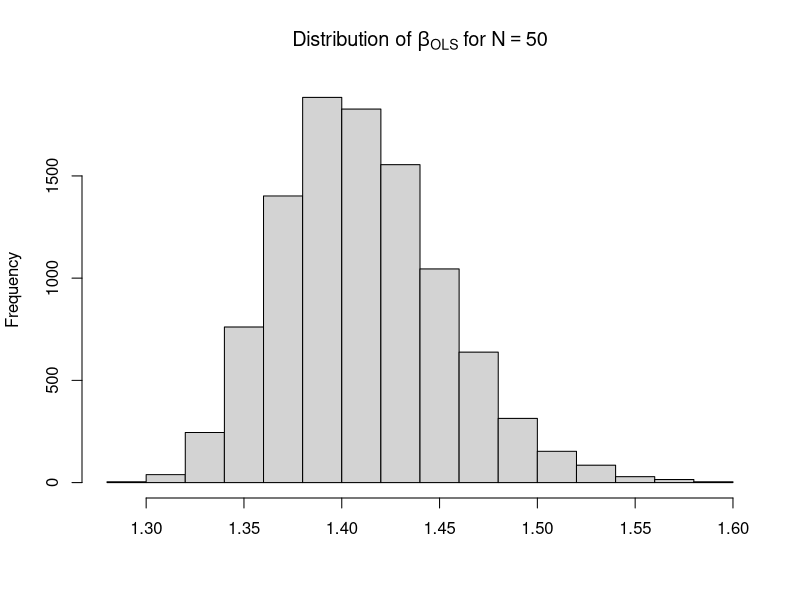
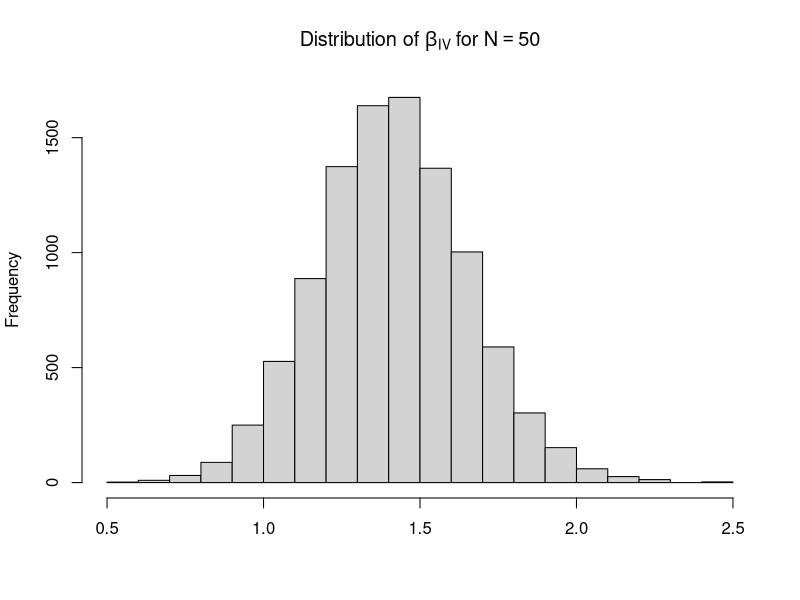
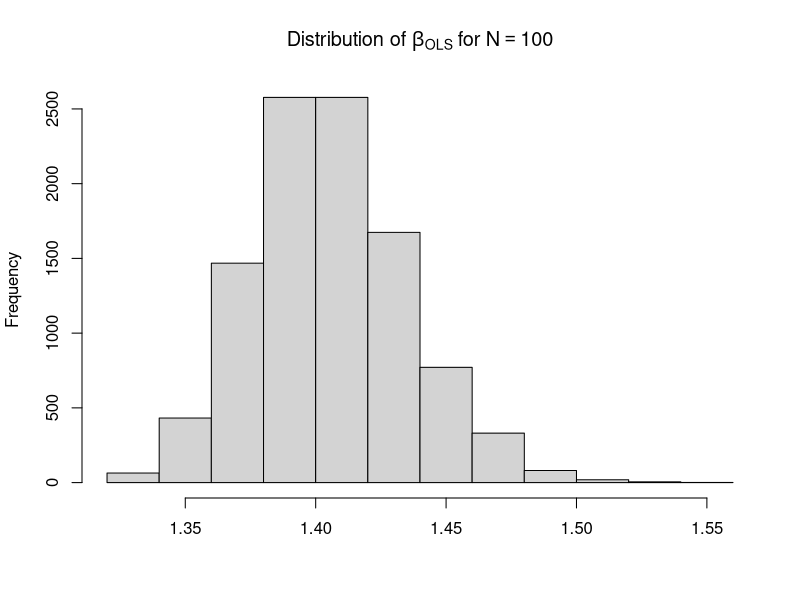
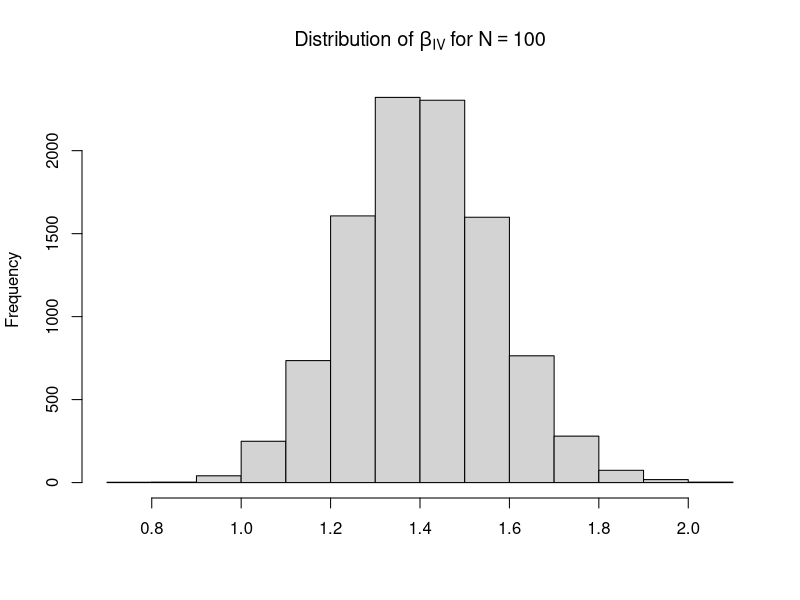
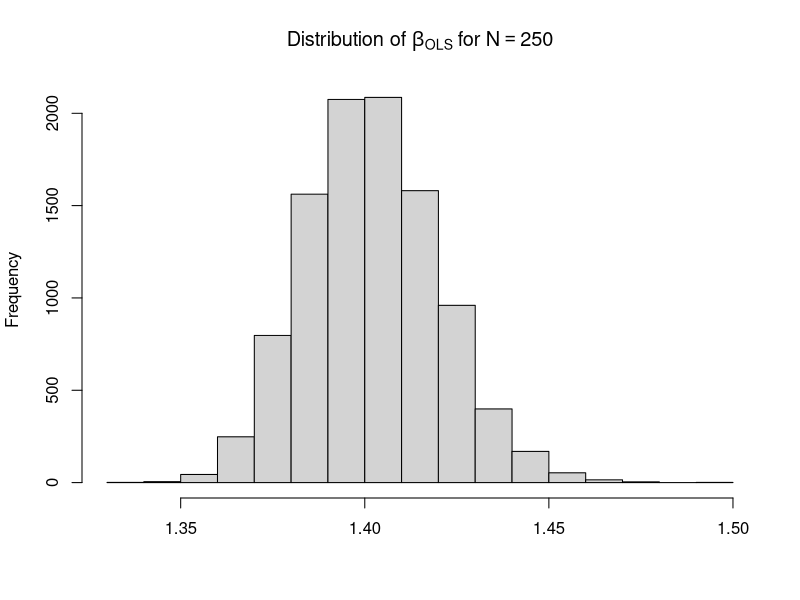
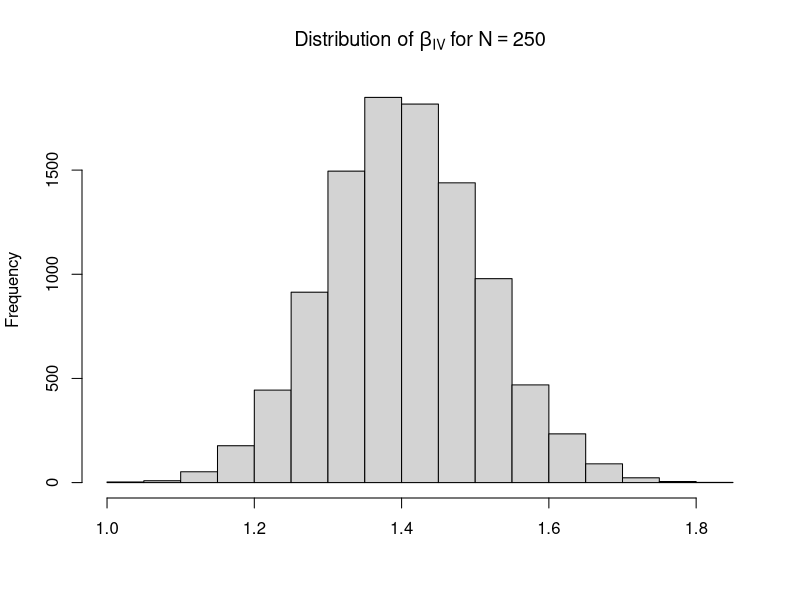
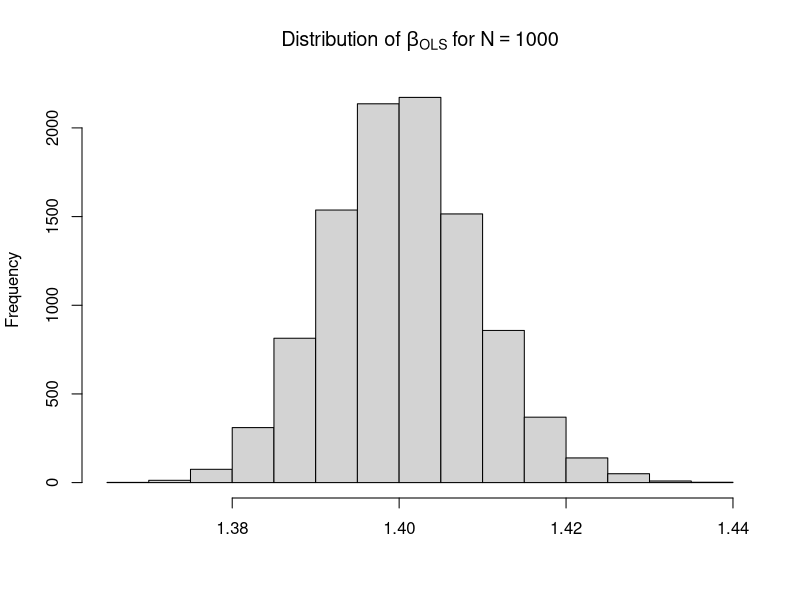
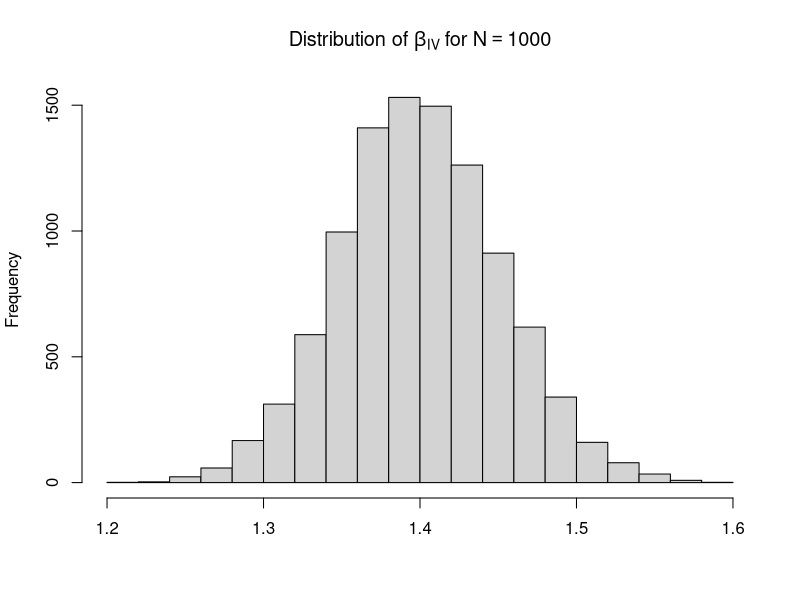

Write R code to recreate these figures, in order.
#	Clear environment.
rm(list = ls())

#	Set seed.
set.seed(231)


correlate <- function(y, rho) {
	x <- rnorm(length(y))
	y.perp <- residuals(lm(x ~ y))
	rho * sd(y.perp) * y + y.perp * sd(y) * sqrt(1 - rho^2)
}

for (n in c(50, 100, 250, 1000)) {
	cor.zx <- c()
	cor.xe <- c()
	cor.ze <- c()

	beta.ols <- c()
	beta.iv <- c()
	for (i in 1:10000){
		gamma0 <- 0
		gamma1 <- 0.25
		alpha <- 0
		beta <- 1
		epsilon <- rnorm(n)
		x <- correlate(epsilon, 0.4)
		z <- correlate(x, 0.5)
		y <- alpha + beta * x + epsilon
		cor.zx <- append(cor.zx, cor(z, x, method = "pearson"))
		cor.xe <- append(cor.xe, cor(x, epsilon, method = "pearson"))
		cor.ze <- append(cor.ze, cor(z, epsilon, method = "pearson"))
		ols <- lm(y ~ x)
		first.stage <- lm(x ~ z)
		x.fitted <- first.stage$fitted.values
		second.stage <- lm(y ~ x.fitted)
		beta.ols <- append(beta.ols, ols$coefficients[2])
		beta.iv <- append(beta.iv, second.stage$coefficients[2])
	}
	hist(beta.ols, main = bquote("Distribution of" ~ beta[OLS] ~ "for" ~ N == .(n)), xlab = "")
	hist(beta.iv, main = bquote("Distribution of" ~ beta[IV] ~ "for" ~ N == .(n)), xlab = "")
}
